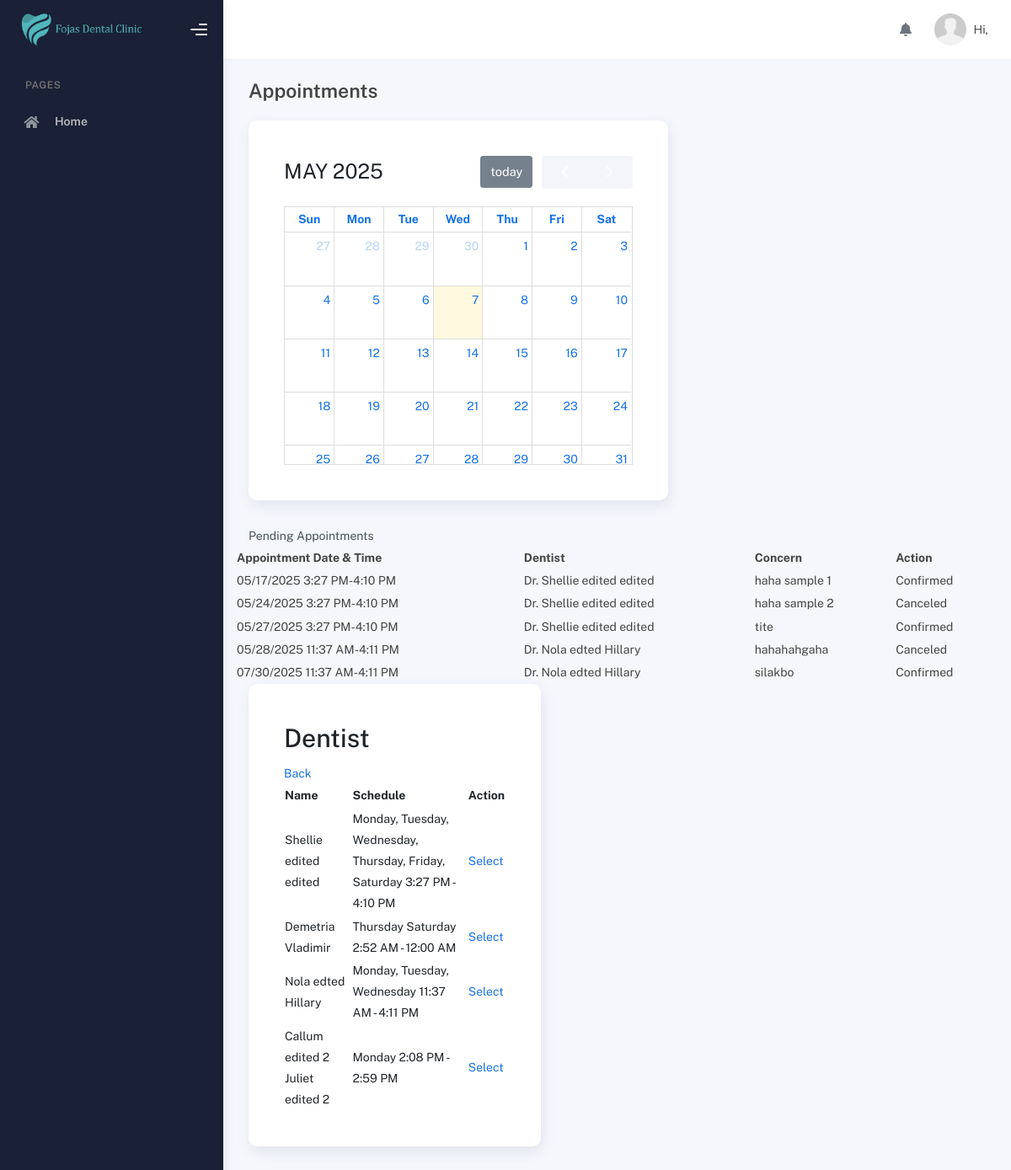
/modules/patients/appointments.php, run on an earlier commit of the app's database.
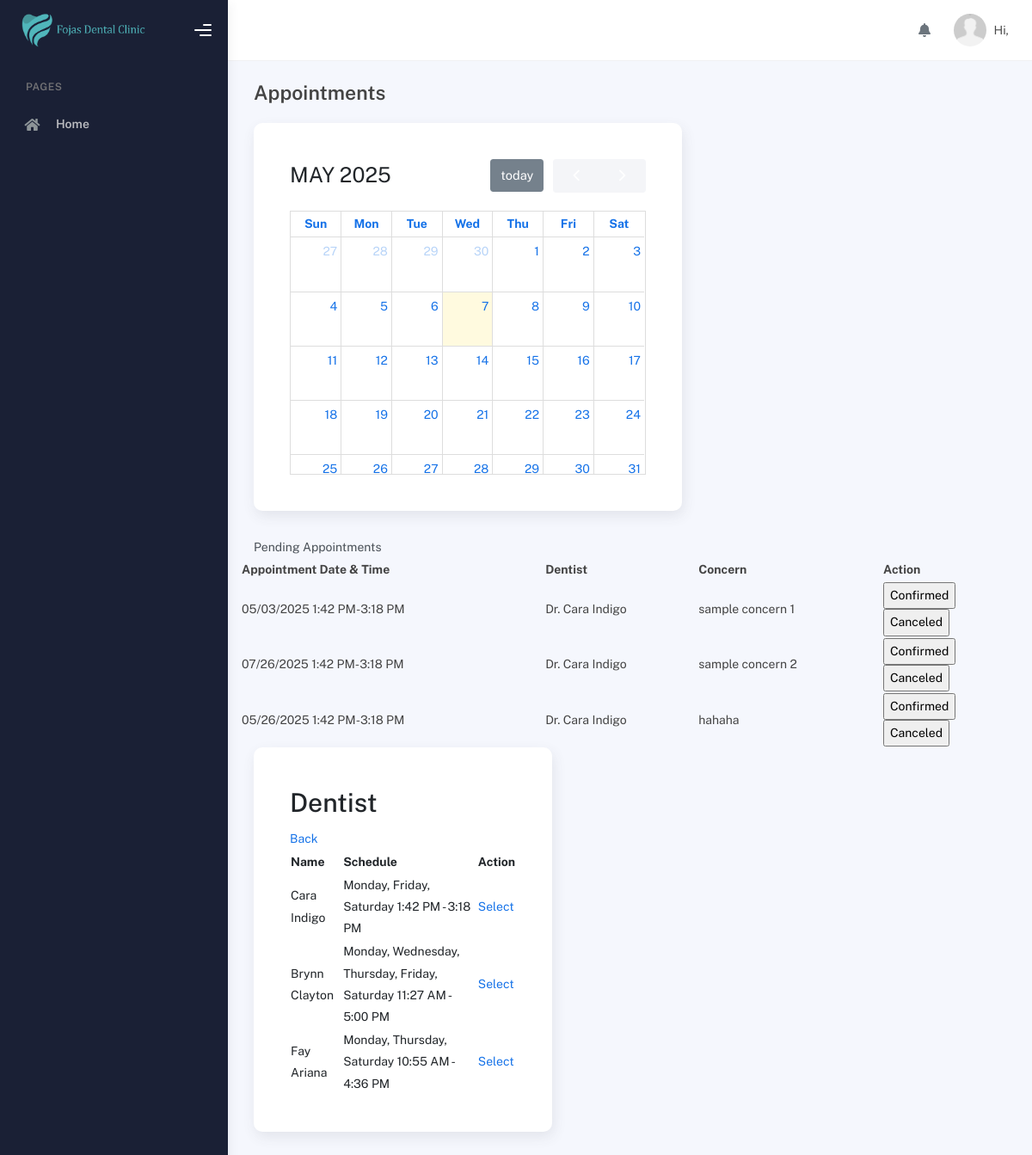
And on a later commit of the database.
### tables this page shows
CREATE TABLE `appointments` (
  `id` int(11) NOT NULL,
  `user_id` int(11) NOT NULL,
  `user_id_patient` int(11) NOT NULL,
  `concern` varchar(255) NOT NULL,
  `confirmed` int(11) NOT NULL,
  `appointment_date` varchar(100) NOT NULL,
  `date_created` date NOT NULL,
  `date_updated` date NOT NULL
);

CREATE TABLE `schedule` (
  `id` int(11) NOT NULL,
  `user_id` int(255) NOT NULL,
  `day` varchar(150) NOT NULL,
  `start_time` varchar(100) NOT NULL,
  `end_time` varchar(100) NOT NULL,
  `date_created` date NOT NULL,
  `date_updated` date NOT NULL
);

CREATE TABLE `users` (
  `id` int(11) NOT NULL,
  `user_id` int(100) NOT NULL,
  `role_id` int(11) NOT NULL,
  `first_name` varchar(250) NOT NULL,
  `middle_name` varchar(255) NOT NULL,
  `last_name` varchar(255) NOT NULL,
  `mobile_number` varchar(255) NOT NULL,
  `email` varchar(255) NOT NULL,
  `password` varchar(255) NOT NULL,
  `date_of_birth` date NOT NULL,
  `date_created` date NOT NULL,
  `date_updated` date NOT NULL,
  `token` varchar(255) DEFAULT NULL,
  `address` varchar(255) DEFAULT NULL
);

### modules/patients/appointments.php (the view, shortened to what the changed rows need)
<?php
include('../../connection/connection.php');
?>
<!DOCTYPE html>
<html lang="en">
<head>
    <?php include '../../includes/styles.php'; ?>
</head>
<body>
    <div class="wrapper">
      <div class="main-panel">
        <div class="container">
          <div class="page-inner">
            <div class="page-category">
                <div class="row">
                <table>
                    <tr>
                        <th>Appointment Date & Time</th>
                        <th>Dentist</th>
                        <th>Concern</th>
                        <th>Action</th>
                    </tr>
                    <?php
                        $query_appointments = "SELECT appointments.user_id, appointments.user_id_patient, appointments.concern, appointments.appointment_date, users.first_name, users.middle_name, users.last_name, schedule.start_time, schedule.end_time, appointments.confirmed
                        FROM appointments
                        LEFT JOIN users
                        ON
                        appointments.user_id = users.user_id
                        LEFT JOIN schedule
                        ON appointments.user_id = schedule.user_id";
                        $run_appointments = mysqli_query($conn,$query_appointments);
                        if(mysqli_num_rows($run_appointments) > 0){
                            foreach($run_appointments as $row_appointment){
                                ?>
                                <tr>
                                    <td><?php echo $row_appointment['appointment_date']. " " . date("g:i A",strtotime($row_appointment['start_time'])). "-". date("g:i A",strtotime($row_appointment['end_time']))?></td>
                                    <td>Dr. <?php echo $row_appointment['first_name'] . " " . $row_appointment['last_name']?></td>
                                <td><?php echo $row_appointment['concern']?></td>
                                <td>
                                    <?php
                                        $status = (int)$row_appointment['confirmed'];
                                        if ($status === 0) {
                                            ?>
                                            <form action="accepted.php" method="POST">
                                                <input type="submit" name="accept" value="Confirmed">
                                            </form>
                                            <form action="declined.php" method="POST">
                                                <input type="submit" name="decline" value="Canceled">
                                            </form>
                                            <?php
                                        } elseif ($status === 1) {
                                            echo "Confirmed";
                                        } elseif ($status === 2) {
                                            echo "Canceled";
                                        }
                                    ?>
                                    </td>
                                </tr>
                                <?php
                            }
                        }
                    ?>
                </table>
                    <div class="col-lg-5">
                        <div class="card p-5">
                            <h1>Dentist</h1>
                            <form action="" method="POST">
                                <table>
                                    <tr>
                                        <th>Name</th>
                                        <th>Schedule</th>
                                        <th>Action</th>
                                    </tr>
                                    <?php
                                        $query_dentist = "SELECT users.user_id AS user_id, users.first_name AS first_name, users.middle_name AS middle_name, users.last_name AS last_name, users.mobile_number AS mobile_number, users.email AS email, schedule.user_id AS schedule_user_id, schedule.day AS day , schedule.start_time AS start_time , schedule.end_time AS end_time
                                        FROM
                                        users
                                        LEFT JOIN schedule
                                        ON users.user_id = schedule.user_id
                                        WHERE users.role_id = '3'";
                                        $run_dentist = mysqli_query($conn,$query_dentist);
                                        while($row_dentist = mysqli_fetch_assoc($run_dentist)){
                                            ?>
                                                <tr>
                                                    <td><?php echo $row_dentist['first_name']. " " . $row_dentist['last_name']?>
                                                    </td>
                                                    <td>
                                                        <?php
                                                            $start = date("g:i A", strtotime($row_dentist['start_time']));
                                                            $end = date("g:i A", strtotime($row_dentist['end_time']));
                                                            echo $row_dentist['day'] . " " . $start . " - " . $end;
                                                        ?>
                                                    </td>
                                                    <td>
                                                        <a href="select-dentist.php?user_id=<?php echo $row_dentist['user_id']?>">Select</a>
                                                    </td>
                                                </tr>
                                            <?php
                                        }
                                    ?>
                                </table>
                            </form>
                        </div>
                    </div>
                </div>
            </div>
          </div>
        </div>
      </div>
    </div>
</body>
</html>

What changed in the data, as far as the page shows it:
removed appointments: appointment_date "05/17/2025", schedule.start_time "3:27 PM", schedule.end_time "4:10 PM", users.first_name "Shellie edited", users.last_name "edited", concern "haha sample 1", confirmed "Confirmed"
removed appointments: appointment_date "05/24/2025", schedule.start_time "3:27 PM", schedule.end_time "4:10 PM", users.first_name "Shellie edited", users.last_name "edited", concern "haha sample 2", confirmed "Canceled"
removed appointments: appointment_date "05/27/2025", schedule.start_time "3:27 PM", schedule.end_time "4:10 PM", users.first_name "Shellie edited", users.last_name "edited", concern "tite", confirmed "Confirmed"
removed appointments: appointment_date "05/28/2025", schedule.start_time "11:37 AM", schedule.end_time "4:11 PM", users.first_name "Nola edted", users.last_name "Hillary", concern "hahahahgaha", confirmed "Canceled"
removed appointments: appointment_date "07/30/2025", schedule.start_time "11:37 AM", schedule.end_time "4:11 PM", users.first_name "Nola edted", users.last_name "Hillary", concern "silakbo", confirmed "Confirmed"
removed schedule: users.first_name "Shellie edited", users.last_name "edited", day "Monday, Tuesday, Wednesday, Thursday, Friday, Saturday", start_time "3:27 PM", end_time "4:10 PM"
removed schedule: users.first_name "Demetria", users.last_name "Vladimir", day "Thursday Saturday", start_time "2:52 AM", end_time "12:00 AM"
removed schedule: users.first_name "Nola edted", users.last_name "Hillary", day "Monday, Tuesday, Wednesday", start_time "11:37 AM", end_time "4:11 PM"
removed schedule: users.first_name "Callum edited 2", users.last_name "Juliet edited 2", day "Monday", start_time "2:08 PM", end_time "2:59 PM"
added appointments: appointment_date "05/03/2025", schedule.start_time "1:42 PM", schedule.end_time "3:18 PM", users.first_name "Cara", users.last_name "Indigo", concern "sample concern 1"
added appointments: appointment_date "07/26/2025", schedule.start_time "1:42 PM", schedule.end_time "3:18 PM", users.first_name "Cara", users.last_name "Indigo", concern "sample concern 2"
added appointments: appointment_date "05/26/2025", schedule.start_time "1:42 PM", schedule.end_time "3:18 PM", users.first_name "Cara", users.last_name "Indigo", concern "hahaha"
added schedule: users.first_name "Cara", users.last_name "Indigo", day "Monday, Friday, Saturday", start_time "1:42 PM", end_time "3:18 PM"
added schedule: users.first_name "Brynn", users.last_name "Clayton", day "Monday, Wednesday, Thursday, Friday, Saturday", start_time "11:27 AM", end_time "5:00 PM"
added schedule: users.first_name "Fay", users.last_name "Ariana", day "Monday, Thursday, Saturday", start_time "10:55 AM", end_time "4:36 PM"
